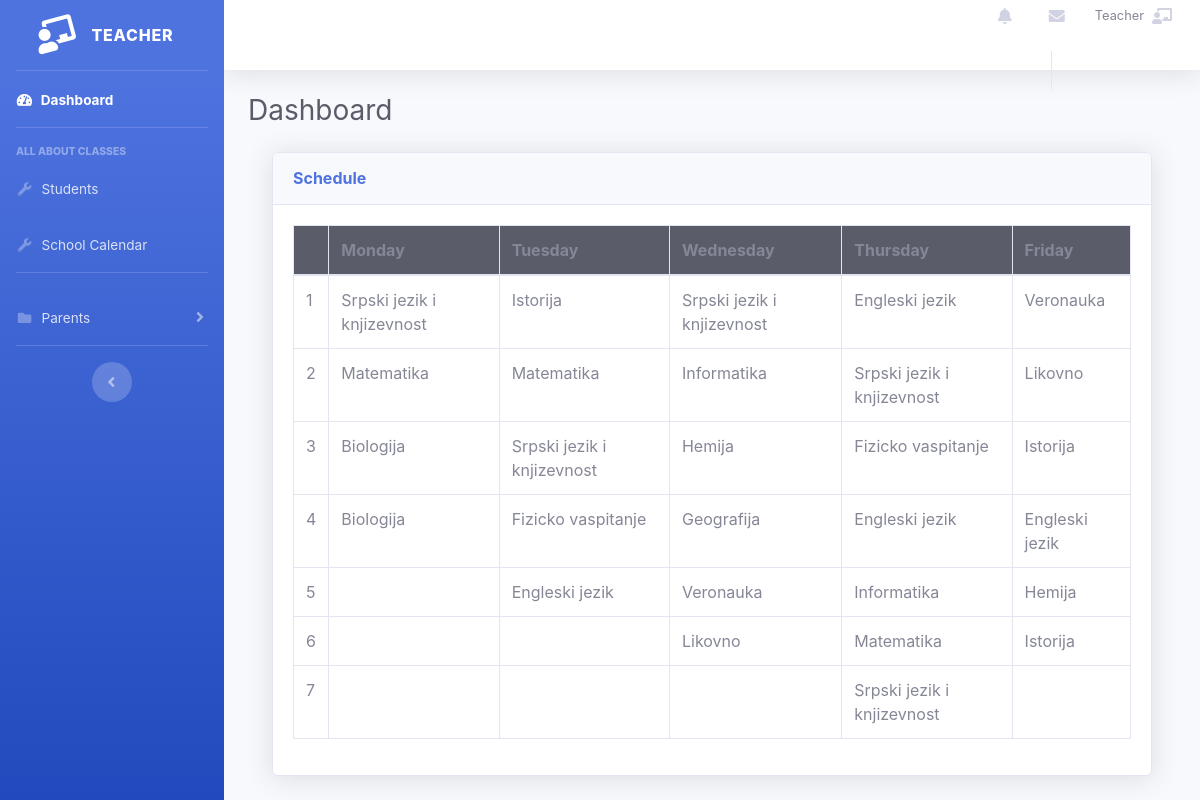
/schedules/school_calendar (signed in), run on an earlier commit of the app's database.
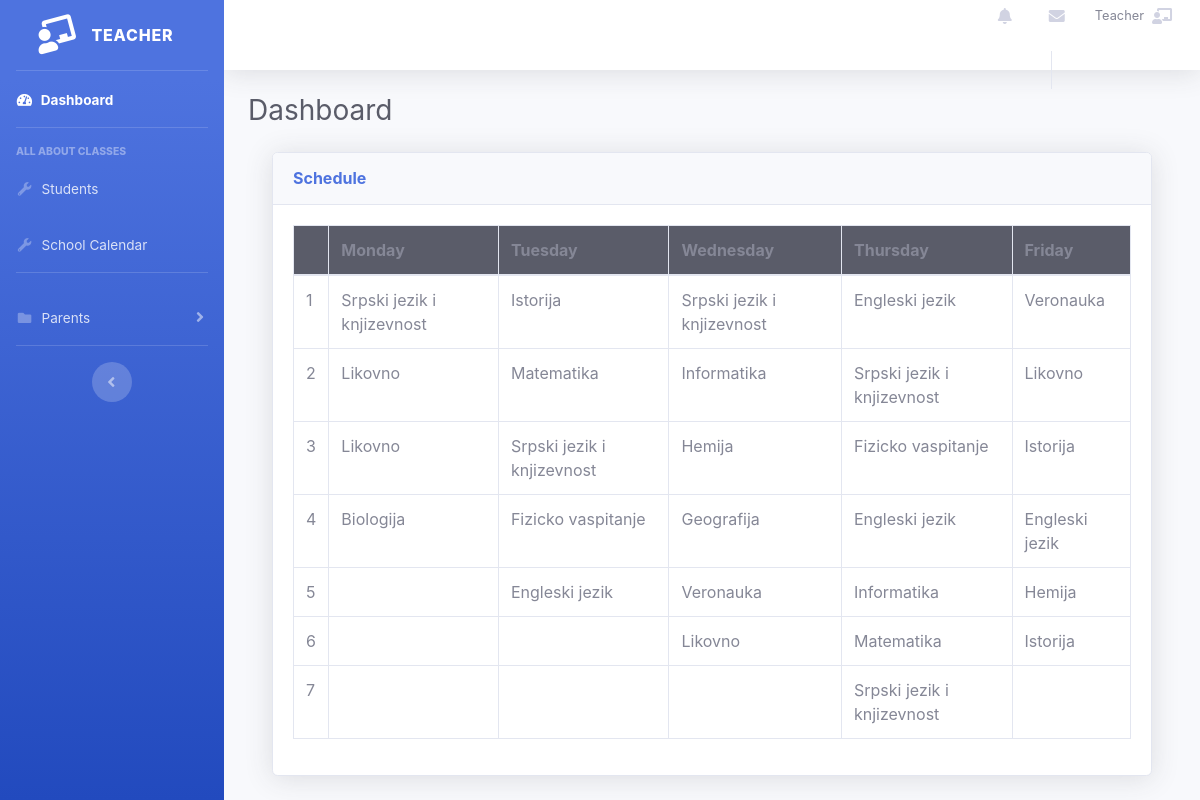
And on a later commit of the database.
### tables this page shows
CREATE TABLE IF NOT EXISTS `schedules` (
  `id_schedules` int(11) NOT NULL AUTO_INCREMENT,
  `subject_name` varchar(255) NOT NULL,
  `order_id` int(11) NOT NULL,
  `day_id` int(11) NOT NULL,
  `class_id` int(11) NOT NULL,
  PRIMARY KEY (`id_schedules`)
);

### app/controllers/Schedules.php (called while the page is built, shortened)
<?php
class Schedules extends Controller
{
    public function __construct()
    {
        $this->schedulesModel = $this->model('Schedule');
    }
    public function school_calendar()
    {
        $class_id = (int) htmlspecialchars($_SESSION['teacher_class_id']);
        $schedules = $this->schedulesModel->show_schedule_by_teacher_class_id($class_id);
        $data = [
            'schedules' => $schedules
        ];
        $this->view('teacher/classes/schedule', $data);
    }
}

### app/libraries/Core.php (called while the page is built, shortened)
<?php
  class Core {
    protected $currentMethod = 'index';
    public function __construct(){
      $url = $this->getUrl();
      if(file_exists('../app/controllers/' . ucwords($url[0]). '.php')){
        unset($url[0]);
      }
      $this->currentController = new $this->currentController;
      if(isset($url[1])){
        if(method_exists($this->currentController, $url[1])){
          $this->currentMethod = $url[1];
          unset($url[1]);
        }
      }
      $this->params = $url ? array_values($url) : [];
      call_user_func_array([$this->currentController, $this->currentMethod], $this->params);
    }
    public function getUrl(){
      if(isset($_GET['url'])){
        $url = rtrim($_GET['url'], '/');
        $url = filter_var($url, FILTER_SANITIZE_URL);
        $url = explode('/', $url);
        return $url;
      }
    }
  }

### public/index.php (called while the page is built, shortened)
<?php
$init = new Core;

### app/libraries/Database.php (called while the page is built, shortened)
<?php
class Database
{
  private $host = DB_HOST;
  private $user = DB_USER;
  private $pass = DB_PASS;
  private $dbname = DB_NAME;
  private $dbh;
  private $stmt;
  public function __construct()
  {
    $dsn = 'mysql:host=' . $this->host . ';dbname=' . $this->dbname;
    $options = array(
      PDO::ATTR_PERSISTENT => true,
      PDO::ATTR_ERRMODE => PDO::ERRMODE_EXCEPTION
    );
    try {
      $this->dbh = new PDO($dsn, $this->user, $this->pass, $options);
    } catch (PDOException $e) {
      $this->error = $e->getMessage();
      echo $this->error;
    }
  }
  public function query($sql)
  {
    $this->stmt = $this->dbh->prepare($sql);
  }
  public function bind($param, $value, $type = null)
  {
    if (is_null($type)) {
      switch (true) {
        case is_int($value):
          $type = PDO::PARAM_INT;
          break;
      }
    }
    $this->stmt->bindValue($param, $value, $type);
  }
  public function execute()
  {
    return $this->stmt->execute();
  }
  public function resultSet($fetch = PDO::FETCH_OBJ)
  {
    $this->execute();
    return $this->stmt->fetchAll($fetch);
  }
}

### app/models/Schedule.php (called while the page is built, shortened)
<?php
class Schedule
{
    private $db;
    public function __construct()
    {
        $this->db = new Database();
    }
    public function show_schedule_by_teacher_class_id($id)
    {
        $this->db->query('SELECT schedules.id_schedules, schedules.subject_name , schedules.order_id, schedules.day_id, schedules.class_id
                          FROM schedules
                          WHERE schedules.class_id = :teacher_class_id');
        $this->db->bind(':teacher_class_id', $id);
        $schedules = $this->db->resultSet();
        return $schedules;
    }
}

### app/helpers/display_row_helper.php (the view, shortened to what this page needs)
<?php
function display_row($row, $r = '')
{
    foreach ($row as $r) {
        if (!empty($r->subject_name)) {
            echo "<td>$r->subject_name</td>";
        } else {
            echo  "<td></td>";
        }
    }
}

### app/libraries/Controller.php (shortened to what this page needs)
<?php
  class Controller {
    public function model($model){
      return new $model();
    }
    public function view($view, $data = []){
      if(file_exists('../app/views/' . $view . '.php')){
        require_once '../app/views/' . $view . '.php';
      } else {
        die('View does not exist');
      }
    }
  }

### app/views/inc/teacher/header.php (shortened to what this page needs)
<!DOCTYPE html>
<html lang="en">
<head>
  <link href="<?php echo URLROOT; ?>/css/dashboard/sb-admin.css" rel="stylesheet">
  <link href="<?php echo URLROOT; ?>/css/dashboard/style.css" rel="stylesheet">
  <link href="<?php echo URLROOT; ?>/css/dashboard/vendor/fontawesome-free/css/all.min.css" rel="stylesheet" type="text/css">
</head>
<body id="page-top">
  <div id="wrapper">
    <ul class="navbar-nav bg-gradient-primary sidebar sidebar-dark accordion" id="accordionSidebar">
      <a class="sidebar-brand d-flex align-items-center justify-content-center" href="<?php echo URLROOT . '/users/teacher'; ?>">
        <div class="sidebar-brand-icon rotate-n-15">
          <i class="fas fa-chalkboard-teacher"></i>
        </div>
        <div class="sidebar-brand-text mx-3">Teacher</div>
      </a>
      <hr class="sidebar-divider my-0">
      <li class="nav-item active">
        <a class="nav-link" href="<?php echo URLROOT . '/users/teacher'; ?>">
          <i class="fas fa-fw fa-tachometer-alt"></i>
          <span>Dashboard</span></a>
      </li>
      <hr class="sidebar-divider">
      <div class="sidebar-heading">
        all about classes
      </div>
      <li class="nav-item">
        <a class="nav-link" href="<?php echo URLROOT . '/users/t_students'; ?>" data-target="#collapseUtilities" aria-expanded="true" aria-controls="collapseUtilities">
          <i class="fas fa-fw fa-wrench"></i>
          <span>Students</span>
        </a>
      </li>
      <li class="nav-item">
        <a class="nav-link" href="<?php echo URLROOT . '/schedules/school_calendar'; ?>" data-target="#collapseUtilities" aria-expanded="true" aria-controls="collapseUtilities">
          <i class="fas fa-fw fa-wrench"></i>
          <span>School Calendar</span>
        </a>
      </li>
      <hr class="sidebar-divider">
      <li class="nav-item">
        <a class="nav-link collapsed" href="#" data-toggle="collapse" data-target="#collapsePages" aria-expanded="true" aria-controls="collapsePages">
          <i class="fas fa-fw fa-folder"></i>
          <span>Parents</span>
        </a>
      </li>
      <hr class="sidebar-divider d-none d-md-block">
      <div class="text-center d-none d-md-inline">
        <button class="rounded-circle border-0" id="sidebarToggle"></button>
      </div>
    </ul>
    <div id="content-wrapper" class="d-flex flex-column">
      <div id="content">
        <nav class="navbar navbar-expand navbar-light bg-white topbar mb-4 static-top shadow">
          <ul class="navbar-nav ml-auto">
            <li class="nav-item dropdown no-arrow mx-1">
              <a class="nav-link dropdown-toggle" href="#" id="alertsDropdown" role="button" data-toggle="dropdown" aria-haspopup="true" aria-expanded="false">
                <i class="fas fa-bell fa-fw"></i>
              </a>
            </li>
            <li class="nav-item dropdown no-arrow mx-1">
              <a class="nav-link dropdown-toggle" href="<?php echo URLROOT . '/messages/get_messages'; ?>" id="messagesDropdown">
                <i class="fas fa-envelope fa-fw"></i>
              </a>
            <li class="nav-item dropdown no-arrow">
              <a class="nav-link dropdown-toggle" href="#" id="userDropdown" role="button" data-toggle="dropdown" aria-haspopup="true" aria-expanded="false">
                <span class="mr-2 d-none d-lg-inline text-gray-600 small">Teacher</span>
                <i class="fas fa-chalkboard-teacher text-gray-400"></i>
              </a>
            </li>
          </ul>
        </nav>
        <div class="container-fluid">
          <div class="d-sm-flex align-items-center justify-content-between mb-4">
            <h1 class="h3 mb-0 text-gray-800">Dashboard</h1>
          </div>

### app/views/teacher/classes/schedule.php
<?php require APPROOT . '/views/inc/teacher/header.php'; ?>
<div id="page-wrapper">
    <div class="container-fluid">
        <div class="row">
            <div class="col-lg-12">
                <div class="card shadow mb-4">
                    <div class="card-header py-3">
                        <h6 class="m-0 font-weight-bold text-primary">Schedule</h6>
                    </div>
                    <div class="card-body">
                        <div class="table-responsive">
                            <div class="dataTables_wrapper dt-bootstrap4">
                                <?php
                                if (isset($data['schedules'])) {
                                    foreach ($data['schedules'] as $schedule) {
                                        switch ($schedule->order_id) {
                                            case 1:
                                                $row1[] = $schedule;
                                                break;
                                            case 2:
                                                $row2[] = $schedule;
                                                break;
                                            case 3:
                                                $row3[] = $schedule;
                                                break;
                                            case 4:
                                                $row4[] = $schedule;
                                                break;
                                            case 5:
                                                $row5[] = $schedule;
                                                break;
                                            case 6:
                                                $row6[] = $schedule;
                                                break;
                                            case 7:
                                                $row7[] = $schedule;
                                                break;
                                        }
                                    }
                                    ?>
                                    <div class="table-responsive">
                                        <table class="table table-hover table-bordered">
                                            <thead>
                                                <tr class="bg-dark first_col">
                                                    <th scope="col"></th>
                                                    <th scope="col">Monday</th>
                                                    <th scope="col">Tuesday</th>
                                                    <th scope="col">Wednesday</th>
                                                    <th scope="col">Thursday</th>
                                                    <th scope="col">Friday</th>
                                                </tr>
                                            </thead>
                                            <tbody>
                                                <tr>
                                                    <?php
                                                    if (isset($row1, $row2, $row3, $row4, $row5, $row6, $row7)) {
                                                        for ($i = 1; $i <= 7; $i++) {
                                                            echo "<td>$i</td>";
                                                            $var = "row$i";
                                                            $row = $$var;
                                                            display_row($row);
                                                            echo '</tr>';
                                                        }
                                                    }
                                                } ?>
                                        </tbody>
                                    </table>
                                </div>
                            </div>
                        </div>
                    </div>
                </div>
            </div>
        </div>
    </div>
    <?php require APPROOT . '/views/inc/teacher/footer.php'; ?>

### app/views/inc/teacher/footer.php (shortened to what this page needs)
</div>
</body>
</html>

What changed in the data, as far as the page shows it:
changed schedules (number 6 of 35 on the later page): subject_name "Matematika" → "Likovno"
changed schedules (number 11 of 35 on the later page): subject_name "Biologija" → "Likovno"
